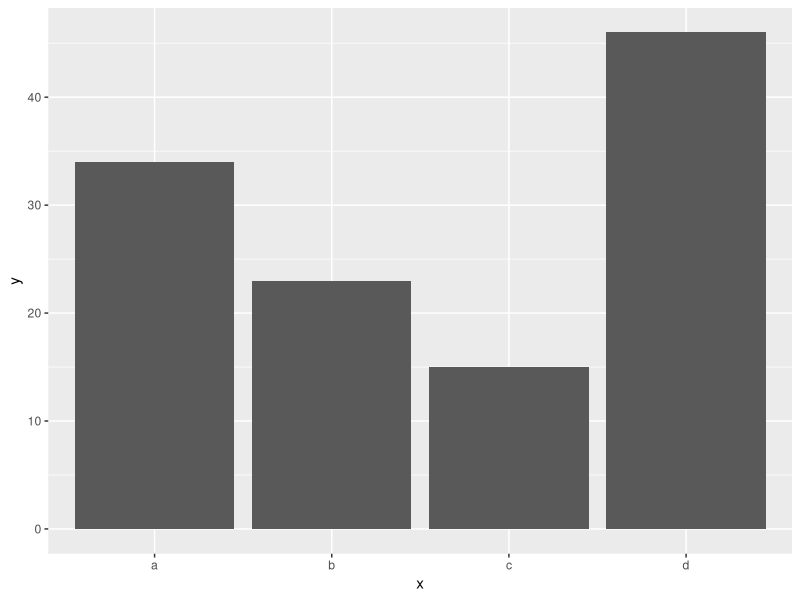
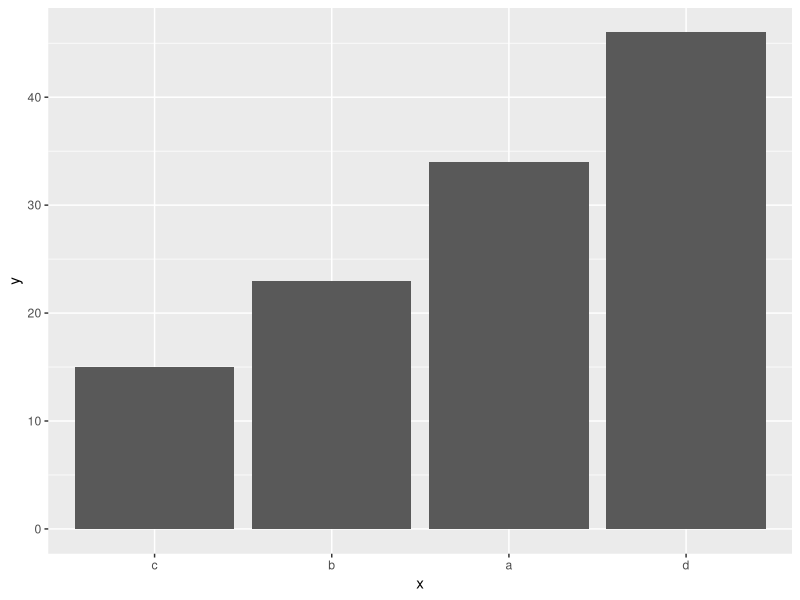

Write R code to recreate these figures, in order.
## ---- chunk 1
library(ggplot2)

temp <- data.frame(x = factor(letters[1:4]), y = c(34, 23, 15, 46))

ggplot(temp, aes(x = x, y = y)) + geom_bar(stat = "identity")
## ---- chunk 2
temp$x

temp$x <- reorder(temp$x, temp$y)

temp$x

ggplot(temp, aes(x = x, y = y)) + geom_bar(stat = "identity")
## ---- chunk 3
temp$x <- factor(temp$x, levels = as.character(temp$x[order(temp$y)]))
